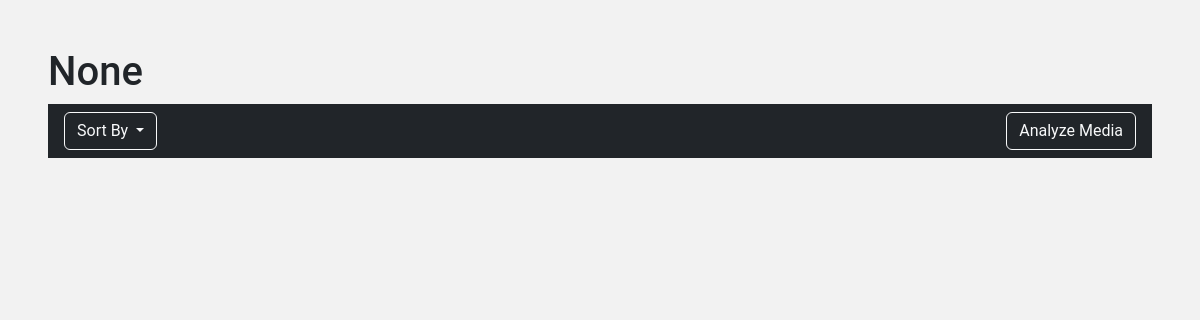
Before: /project/analyze/?id=a6oa06xiqu163kqa7j33 with the older database file.
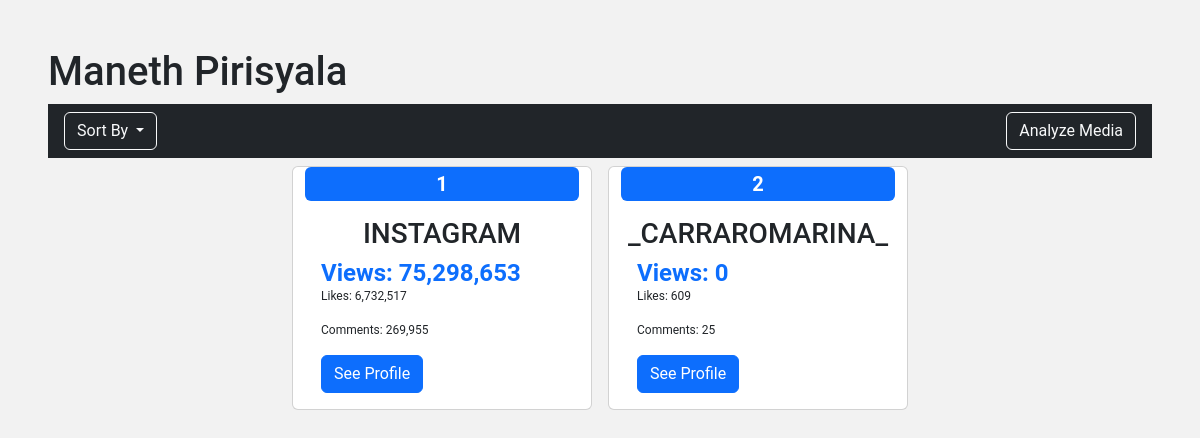
After: the same page with the newer database file.
### projects/models.py (models this page shows, shortened)
class Project(models.Model):
    id = models.CharField(max_length=20, primary_key=True, default=idgen)
    name = models.CharField(max_length=50)
    cDate = models.DateTimeField(default=timezone.now)
    user = models.ForeignKey(User, on_delete=models.CASCADE)
    size = models.IntegerField(default=25)
    def __str__(self):
        return self.name

class projectAccounts(models.Model):
    id = models.CharField(max_length=20, primary_key=True, default=idgen)
    account = models.ForeignKey(instaAccounts, on_delete=models.CASCADE, default=idgen)
    project = models.ForeignKey(Project, on_delete=models.CASCADE)
    visiblity = models.BooleanField(default=True)

### accounts/models.py (models this page shows, shortened)
class instaAccounts(models.Model):
    username = models.CharField(max_length=30)
    userId = models.CharField(primary_key=True, max_length=20, default=idgen)
    followers = models.JSONField(default=dict)
    following = models.JSONField(default=dict)
    medias = models.JSONField(default=dict)
    isVerified = models.BooleanField(default=False)
    isBusiness = models.BooleanField(default=False)
    businessCategory = models.CharField(max_length=50, default=None, blank=True, null=True)
    category = models.CharField(max_length=50, default=None, blank=True, null=True)
    dailyTrending = models.JSONField(default=dict)
    views = models.IntegerField(default=0)
    likes = models.IntegerField(default=0)
    comments = models.IntegerField(default=0)

### analyze/views.py (the view, shortened to what this page needs)
# urls.py: path('', views.analizeAccounts, name="analyze-accounts"),
def analizeAccounts(request):
    id = request.GET.get('id')
    project = Project.objects.filter(id=id).first()
    accounts = projectAccounts.objects.filter(project=project).all()
    sort = request.GET.get('sort', "")
    if sort == "":
        for account in accounts:
            media = Media.objects.filter(user=account.account).first()
            if media:
                print(media)
        accounts = projectAccounts.objects.filter(project=project).all()
        for account in accounts:
            medias = Media.objects.filter(user=account.account).all()
            account.account.views = 0
            account.account.comments = 0
            account.account.likes = 0
            for media in medias:
                account.account.views += int(media.views)
                account.account.likes += int(media.likes)
                account.account.comments += int(media.comments)
            account.account.save()
        accounts = projectAccounts.objects.filter(project=project).annotate(Max("account__views")).order_by('-account__views__max')
    elif sort == "V":
        accounts = projectAccounts.objects.filter(project=project).annotate(Max("account__views")).order_by('-account__views__max')
    elif sort == "L":
        accounts = projectAccounts.objects.filter(project=project).annotate(Max("account__likes")).order_by('-account__likes__max')
    elif sort == "C":
        accounts = projectAccounts.objects.filter(project=project).annotate(Max("account__comments")).order_by('-account__comments__max')
    return render(request, "analyze/analyze.html", {
        "accounts": accounts,
        "project": project,
        "title": f"{project} - Analyze",
        "sort": sort
    })

### accounts/models.py (called while the page is built)
    def __str__(self):
        return self.mediaId

### analyze/templates/analyze/analyze.html (shortened to what this page needs)
{% extends "projects/base.html" %}
{% load bootstrap5 %}
{% load static %}
{% load humanize %}
{% block head %}
    <link rel="stylesheet" type="text/css" href="{% static 'analyze/css/mediaCards.css' %}">
{% endblock head %}
{% block content %}
    <div class="m-5">
        <h1>{{ project }}</h1>
        <nav class="navbar navbar-dark bg-dark">
            <div class="dropdown ms-3">
                <button class="btn btn-outline-light dropdown-toggle" type="button" id="dropdownMenuButton1" data-bs-toggle="dropdown" aria-expanded="false">
                    Sort By
                </button>
            </div>
            <div>
                <a class="btn btn-outline-light me-3" href="media/?id={{ project.id }}&">
                    Analyze Media
                </a>
            </div>
        </nav>
        <div class="row d-flex justify-content-center h-100">
            {% for account in accounts %}
                <div class="card m-2 " style="width:300px">
                    <span class="badge bg-primary fs-5">{{ forloop.counter }}</span>
                    <div class="card-body">
                        <h4 class="text-uppercase fs-3 d-flex justify-content-center">{{ account.account.username }}</h4>
                         {% if sort == "" or sort == "V"%}
                             <h5 class="text-primary fs-4">Views: {{ account.account.views|intcomma }}</h5>
                             <p class=".text-muted">Likes: {{ account.account.likes|intcomma }}</p>
                             <p class=".text-muted">Comments: {{ account.account.comments|intcomma }}</p>
                         {% elif sort == "L" %}
                             <h5 class="text-primary fs-4">Likes: {{ account.account.likes|intcomma }}</h5>
                             <p class="text-muted">Views: {{ account.account.views|intcomma }}</p>
                             <p class="text-muted">Comments: {{ account.account.comments|intcomma }}</p>
                         {% elif sort == "C" %}
                             <h5 class="text-primary fs-4">Comments: {{ account.account.comments|intcomma }}</h5>
                             <p class="text-muted">Likes: {{ account.account.likes|intcomma }}</p>
                             <p class="text-muted">Views: {{ account.account.views|intcomma }}</p>
                         {% endif %}
                        <a href="#" class="btn btn-primary">See Profile</a>
                    </div>
                </div>
            {% endfor %}
        </div>
    </div>
{% endblock content %}

### projects/templates/projects/base.html (shortened to what this page needs)
<!DOCTYPE html>
{% load bootstrap5 %}
{% load static %}
<html lang="en">
<head>
    {% bootstrap_css %}
    <link rel="stylesheet" type="text/css" href="{% static 'projects/main.css' %}">
    {% block head %}{% endblock head %}
</head>
<body>
    {% block content %}
    {% endblock %}
</body>
</html>

### projects/static/projects/main.css (style rules this page uses)
body { background-color: #c0b8b8; }

### analyze/static/analyze/css/mediaCards.css (style rules this page uses)
body { background-color:#f2f2f2; font-family: 'RobotoDraft', 'Roboto', sans-serif; -webkit-font-smoothing: antialiased; }
* { -webkit-box-sizing: border-box; box-sizing: border-box; }
h5 { margin:0px; font-size:1.4em; font-weight:700; }
p { font-size:12px; }

Changed rows visible on the page:
added Project: name "Maneth Pirisyala"
added projectAccounts: account.username "INSTAGRAM", account.views "75,298,653", account.likes "6,732,517", account.comments "269,955"
added projectAccounts: account.username "_CARRAROMARINA_", account.views "0", account.likes "609", account.comments "25"
Other visible differences:
{{ project }}: "None" → (not shown)
